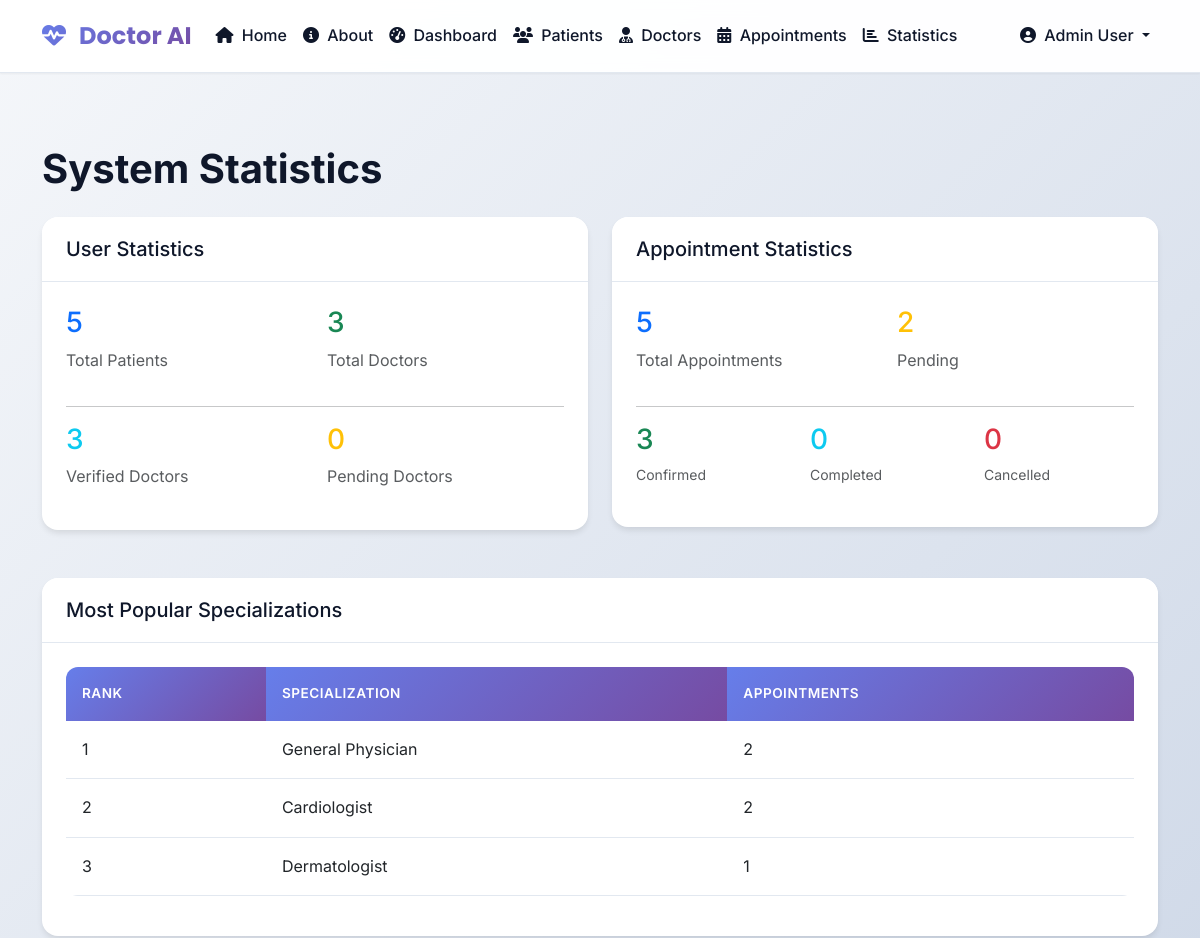
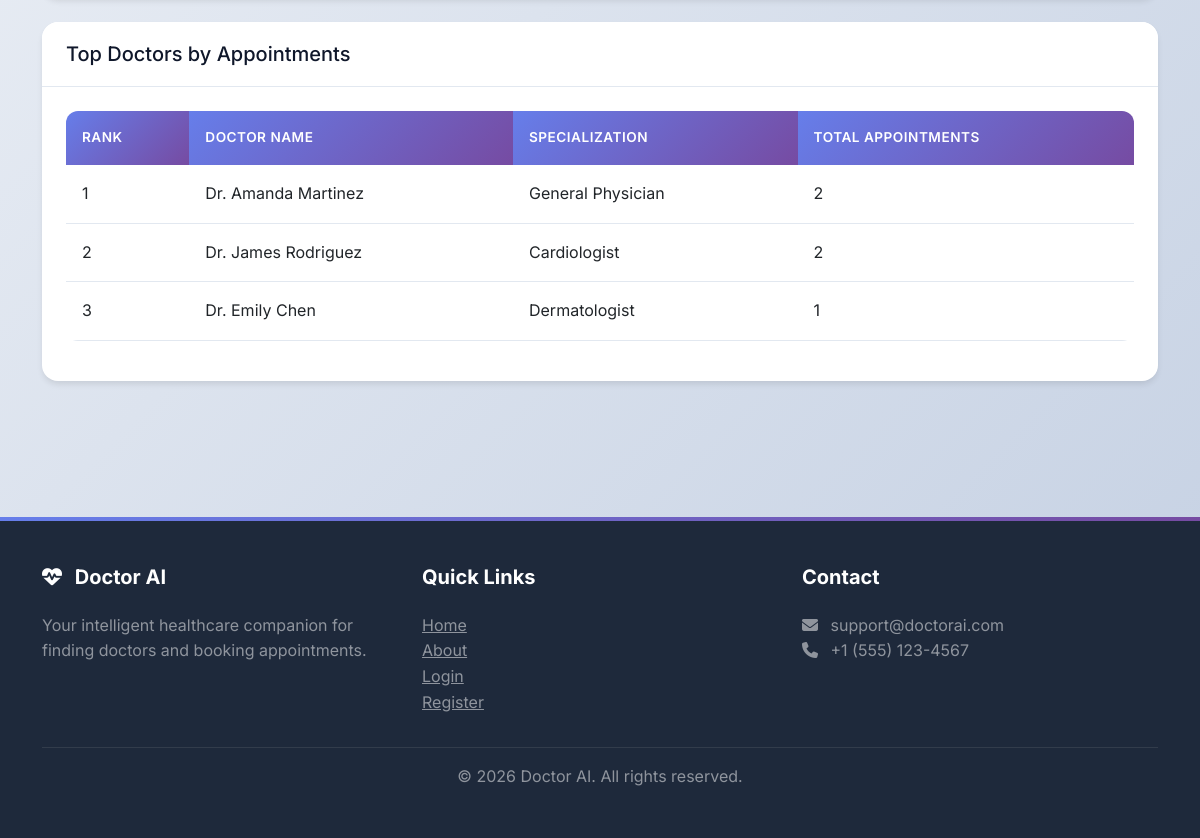
Screenshot of /admin/statistics (signed in) with the database file from the repository (2 pictures, top to bottom).
### tables this page shows
CREATE TABLE doctors (
            doctor_id INTEGER PRIMARY KEY AUTOINCREMENT,
            user_id INTEGER UNIQUE NOT NULL,
            specialization TEXT NOT NULL,
            qualification TEXT,
            experience INTEGER,
            hospital TEXT,
            location TEXT,
            consultation_fee REAL,
            bio TEXT,
            is_verified BOOLEAN DEFAULT 0,
            FOREIGN KEY (user_id) REFERENCES users(user_id) ON DELETE CASCADE
        );

### routes/admin.py (the view)
@bp.route('/statistics')
@login_required
def statistics():
    connection = None
    stats = {}
    try:
        connection = get_db_connection()
        cursor = get_dict_cursor(connection)
        cursor.execute("SELECT COUNT(*) as total FROM users WHERE role = 'patient'")
        stats['total_patients'] = cursor.fetchone()['total']
        cursor.execute("SELECT COUNT(*) as total FROM users WHERE role = 'doctor'")
        stats['total_doctors'] = cursor.fetchone()['total']
        cursor.execute("SELECT COUNT(*) as total FROM doctors WHERE is_verified = 1")
        stats['verified_doctors'] = cursor.fetchone()['total']
        cursor.execute("SELECT COUNT(*) as total FROM appointments")
        stats['total_appointments'] = cursor.fetchone()['total']
        cursor.execute("SELECT COUNT(*) as total FROM appointments WHERE status = 'pending'")
        stats['pending_appointments'] = cursor.fetchone()['total']
        cursor.execute("SELECT COUNT(*) as total FROM appointments WHERE status = 'confirmed'")
        stats['confirmed_appointments'] = cursor.fetchone()['total']
        cursor.execute("SELECT COUNT(*) as total FROM appointments WHERE status = 'completed'")
        stats['completed_appointments'] = cursor.fetchone()['total']
        cursor.execute("SELECT COUNT(*) as total FROM appointments WHERE status = 'cancelled'")
        stats['cancelled_appointments'] = cursor.fetchone()['total']
        cursor.execute("""
            SELECT d.specialization, COUNT(a.appointment_id) as count
            FROM doctors d
            JOIN appointments a ON d.doctor_id = a.doctor_id
            GROUP BY d.specialization
            ORDER BY count DESC
            LIMIT 10
        """)
        stats['popular_specializations'] = cursor.fetchall()
        cursor.execute("""
            SELECT d.doctor_id, u.name, d.specialization, COUNT(a.appointment_id) as count
            FROM doctors d
            JOIN users u ON d.user_id = u.user_id
            JOIN appointments a ON d.doctor_id = a.doctor_id
            GROUP BY d.doctor_id, u.name, d.specialization
            ORDER BY count DESC
            LIMIT 10
        """)
        stats['top_doctors'] = cursor.fetchall()
    except Exception as e:
        flash(f'Error loading statistics: {str(e)}', 'error')
    finally:
        if connection:
            close_db_connection(connection)
    return render_template('admin_statistics.html', stats=stats)

### database.py (called while the page is built, shortened)
def get_db_connection():
    try:
        if Config.DB_TYPE == 'sqlite' or not MYSQL_AVAILABLE:
            connection = sqlite3.connect(Config.DB_PATH)
            connection.row_factory = sqlite3.Row  # This makes rows behave like dictionaries
            return connection
    except Exception as e:
        print(f"Error connecting to database: {e}")
        raise Exception("Database connection failed. Please check your database configuration.")

def get_dict_cursor(connection):
    if Config.DB_TYPE == 'sqlite' or not MYSQL_AVAILABLE:
        return connection.cursor()
    else:
        return connection.cursor(dictionary=True)

def close_db_connection(connection):
    try:
        if Config.DB_TYPE == 'sqlite' or not MYSQL_AVAILABLE:
            if connection:
                connection.close()
        else:
            if connection and connection.is_connected():
                connection.close()
    except:
        pass

### routes/admin.py (called while the page is built)
def login_required(f):
    @wraps(f)
    def decorated_function(*args, **kwargs):
        if 'user_id' not in session:
            flash('Please login to access this page', 'error')
            return redirect(url_for('auth.login'))
        if session.get('role') != 'admin':
            flash('Access denied. Admin access only.', 'error')
            return redirect(url_for('auth.login'))
        return f(*args, **kwargs)
    return decorated_function

### templates/admin_statistics.html (shortened to what this page needs)
{% extends "base.html" %}
{% block content %}
<div class="container py-5">
    <div class="row">
        <div class="col-lg-12">
            <h1 class="fw-bold mb-4">System Statistics</h1>
            <div class="row g-4 mb-4">
                <div class="col-md-6">
                    <div class="card">
                        <div class="card-header">
                            <h5 class="mb-0">User Statistics</h5>
                        </div>
                        <div class="card-body">
                            <div class="row">
                                <div class="col-6">
                                    <h3 class="text-primary">{{ stats.total_patients }}</h3>
                                    <p class="text-muted">Total Patients</p>
                                </div>
                                <div class="col-6">
                                    <h3 class="text-success">{{ stats.total_doctors }}</h3>
                                    <p class="text-muted">Total Doctors</p>
                                </div>
                            </div>
                            <hr>
                            <div class="row">
                                <div class="col-6">
                                    <h3 class="text-info">{{ stats.verified_doctors }}</h3>
                                    <p class="text-muted">Verified Doctors</p>
                                </div>
                                <div class="col-6">
                                    <h3 class="text-warning">{{ stats.total_doctors - stats.verified_doctors }}</h3>
                                    <p class="text-muted">Pending Doctors</p>
                                </div>
                            </div>
                        </div>
                    </div>
                </div>
                <div class="col-md-6">
                    <div class="card">
                        <div class="card-header">
                            <h5 class="mb-0">Appointment Statistics</h5>
                        </div>
                        <div class="card-body">
                            <div class="row">
                                <div class="col-6">
                                    <h3 class="text-primary">{{ stats.total_appointments }}</h3>
                                    <p class="text-muted">Total Appointments</p>
                                </div>
                                <div class="col-6">
                                    <h3 class="text-warning">{{ stats.pending_appointments }}</h3>
                                    <p class="text-muted">Pending</p>
                                </div>
                            </div>
                            <hr>
                            <div class="row">
                                <div class="col-4">
                                    <h3 class="text-success">{{ stats.confirmed_appointments }}</h3>
                                    <p class="text-muted small">Confirmed</p>
                                </div>
                                <div class="col-4">
                                    <h3 class="text-info">{{ stats.completed_appointments }}</h3>
                                    <p class="text-muted small">Completed</p>
                                </div>
                                <div class="col-4">
                                    <h3 class="text-danger">{{ stats.cancelled_appointments }}</h3>
                                    <p class="text-muted small">Cancelled</p>
                                </div>
                            </div>
                        </div>
                    </div>
                </div>
            </div>
            <div class="card mb-4">
                <div class="card-header">
                    <h5 class="mb-0">Most Popular Specializations</h5>
                </div>
                <div class="card-body">
                    {% if stats.popular_specializations %}
                    <div class="table-responsive">
                        <table class="table">
                            <thead>
                                <tr>
                                    <th>Rank</th>
                                    <th>Specialization</th>
                                    <th>Appointments</th>
                                </tr>
                            </thead>
                            <tbody>
                                {% for spec in stats.popular_specializations %}
                                <tr>
                                    <td>{{ loop.index }}</td>
                                    <td>{{ spec.specialization }}</td>
                                    <td>{{ spec.count }}</td>
                                </tr>
                                {% endfor %}
                            </tbody>
                        </table>
                    </div>
                    {% else %}
                    <p class="text-muted">No data available</p>
                    {% endif %}
                </div>
            </div>
            <div class="card">
                <div class="card-header">
                    <h5 class="mb-0">Top Doctors by Appointments</h5>
                </div>
                <div class="card-body">
                    {% if stats.top_doctors %}
                    <div class="table-responsive">
                        <table class="table">
                            <thead>
                                <tr>
                                    <th>Rank</th>
                                    <th>Doctor Name</th>
                                    <th>Specialization</th>
                                    <th>Total Appointments</th>
                                </tr>
                            </thead>
                            <tbody>
                                {% for doctor in stats.top_doctors %}
                                <tr>
                                    <td>{{ loop.index }}</td>
                                    <td>{{ doctor.name }}</td>
                                    <td>{{ doctor.specialization }}</td>
                                    <td>{{ doctor.count }}</td>
                                </tr>
                                {% endfor %}
                            </tbody>
                        </table>
                    </div>
                    {% else %}
                    <p class="text-muted">No data available</p>
                    {% endif %}
                </div>
            </div>
        </div>
    </div>
</div>
{% endblock %}

### static/css/style.css (style rules this page uses)
:root { --primary-color: #2563eb; --primary-dark: #1e40af; --primary-light: #3b82f6; --secondary-color: #10b981; --accent-color: #8b5cf6; --success-color: #10b981; --warning-color: #f59e0b; --danger-color: #ef4444; --info-color: #06b6d4; --dark-color: #1e293b; --light-color: #f8fafc; --border-color: #e2e8f0; --text-primary: #0f172a; --text-secondary: #64748b; --shadow-sm: 0 1px 2px 0 rgba(0, 0, 0, 0.05); --shadow-md: 0 4px 6px -1px rgba(0, 0, 0, 0.1); --shadow-lg: 0 10px 15px -3px rgba(0, 0, 0, 0.1); --shadow-xl: 0 20px 25px -5px rgba(0, 0, 0, 0.1); --gradient-primary: linear-gradient(135deg, #667eea 0%, #764ba2 100%); --gradient-secondary: linear-gradient(135deg, #10b981 0%, #059669 100%); --gradient-accent: linear-gradient(135deg, #8b5cf6 0%, #6366f1 100%); --gradient-success: linear-gradient(135deg, #10b981 0%, #059669 100%); --gradient-info: linear-gradient(135deg, #06b6d4 0%, #0891b2 100%); --gradient-warning: linear-gradient(135deg, #f59e0b 0%, #d97706 100%); --gradient-danger: linear-gradient(135deg, #ef4444 0%, #dc2626 100%); }
* { margin: 0; padding: 0; box-sizing: border-box; }
body { font-family: 'Inter', -apple-system, BlinkMacSystemFont, 'Segoe UI', Roboto, sans-serif; background: linear-gradient(135deg, #f5f7fa 0%, #c3cfe2 100%); background-attachment: fixed; color: var(--text-primary); line-height: 1.6; min-height: 100vh; }
.card { border: none; border-radius: 16px; box-shadow: var(--shadow-md); margin-bottom: 1.5rem; background: white; transition: all 0.3s ease; overflow: hidden; }
.card-header { background: white; border-bottom: 1px solid var(--border-color); border-radius: 16px 16px 0 0 !important; padding: 1.25rem 1.5rem; font-weight: 600; color: var(--text-primary); }
.card-body { padding: 1.5rem; }
.table { border-radius: 12px; overflow: hidden; }
.table thead th { background: var(--gradient-primary); color: white; font-weight: 600; border: none; padding: 1rem; text-transform: uppercase; font-size: 0.85rem; letter-spacing: 0.5px; }
.table tbody tr { transition: all 0.3s ease; }
.table td { padding: 1rem; vertical-align: middle; border-color: var(--border-color); }
* { transition: background-color 0.3s ease, border-color 0.3s ease, color 0.3s ease; }

### rows the page displays
doctors: name "Dr. Amanda Martinez", specialization "General Physician", count "2"
doctors: name "Dr. James Rodriguez", specialization "Cardiologist", count "2"
doctors: name "Dr. Emily Chen", specialization "Dermatologist", count "1"

### other values shown
{{ session.get('name', 'User') }} "Admin User"
{{ stats.total_patients }} "5"
{{ stats.total_doctors }} "3"
{{ stats.verified_doctors }} "3"
{{ stats.total_doctors - stats.verified_doctors }} "0"
{{ stats.total_appointments }} "5"
{{ stats.pending_appointments }} "2"
{{ stats.confirmed_appointments }} "3"
{{ stats.completed_appointments }} "0"
{{ stats.cancelled_appointments }} "0"
{{ spec.specialization }} "General Physician" "Cardiologist" "Dermatologist"
{{ spec.count }} "2" "2" "1"
